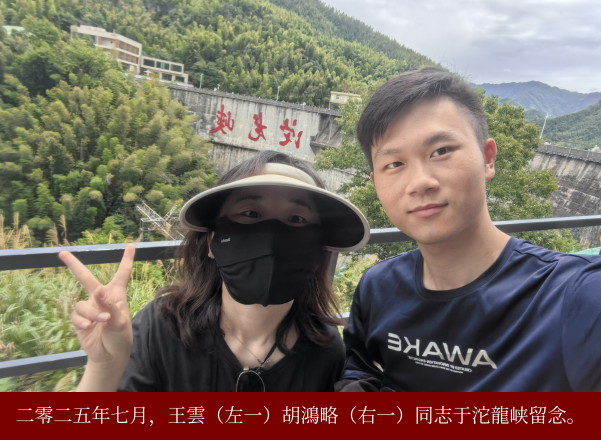
#> input picture 沱龙峡留念.png, 1202 x 880 px (shown at 1/2 size)
$ python age_memorial_photo.py
#> lines starting #> are read from the running program, lines starting #| are printed output that depends on the picture
"""Apply vintage aging effects to the memorial photo."""

from __future__ import annotations

import random
from pathlib import Path

import numpy as np
from PIL import Image, ImageDraw, ImageEnhance, ImageFilter

BASE_DIR = Path(__file__).resolve().parent.parent
INPUT_PATH = BASE_DIR / "沱龙峡留念.png"
OUTPUT_PATH = BASE_DIR / "沱龙峡留念.png"
SEED = 202507


def _sepia_tone(arr: np.ndarray) -> np.ndarray:
    r, g, b = arr[..., 0], arr[..., 1], arr[..., 2]
    out = np.stack(
        [
            r * 0.393 + g * 0.769 + b * 0.189,
            r * 0.349 + g * 0.686 + b * 0.168,
            r * 0.272 + g * 0.534 + b * 0.131,
        ],
        axis=-1,
    )
    return np.clip(out, 0, 255)


def _vignette(arr: np.ndarray, strength: float = 0.42) -> np.ndarray:
    h, w = arr.shape[:2]
    y, x = np.ogrid[:h, :w]
    cy, cx = (h - 1) / 2.0, (w - 1) / 2.0
    max_dist = np.sqrt(cy**2 + cx**2)
    dist = np.sqrt((y - cy) ** 2 + (x - cx) ** 2) / max_dist
    mask = 1.0 - strength * (dist**1.8)
    return np.clip(arr * mask[..., None], 0, 255)


def _add_grain(arr: np.ndarray, amount: float = 14.0) -> np.ndarray:
    noise = np.random.normal(0, amount, arr.shape)
    return np.clip(arr + noise, 0, 255)


def _add_warm_fade(arr: np.ndarray) -> np.ndarray:
    h, w = arr.shape[:2]
    gradient = np.linspace(1.0, 0.92, h)[:, None]
    warm = np.array([18.0, 10.0, -8.0], dtype=np.float32)
    faded = arr * 0.88 + warm
    faded *= gradient[..., None]
    return np.clip(faded, 0, 255)


def _add_spots(draw: ImageDraw.ImageDraw, width: int, height: int, rng: random.Random) -> None:
    for _ in range(28):
        x = rng.randint(0, width - 1)
        y = rng.randint(0, height - 1)
        radius = rng.randint(2, 9)
        alpha = rng.randint(18, 45)
        color = (120, 90, 45, alpha)
        draw.ellipse((x - radius, y - radius, x + radius, y + radius), fill=color)


def _add_scratches(draw: ImageDraw.ImageDraw, width: int, height: int, rng: random.Random) -> None:
    for _ in range(16):
        x1 = rng.randint(0, width - 1)
        y1 = rng.randint(0, height - 1)
        length = rng.randint(40, 220)
        angle = rng.uniform(-0.4, 0.4)
        x2 = int(x1 + length * np.cos(angle))
        y2 = int(y1 + length * np.sin(angle))
        alpha = rng.randint(25, 70)
        draw.line((x1, y1, x2, y2), fill=(220, 210, 180, alpha), width=1)


def _add_crease_overlay(overlay: Image.Image, width: int, height: int) -> None:
    draw = ImageDraw.Draw(overlay, "RGBA")
    draw.line((width * 0.18, 0, width * 0.22, height), fill=(90, 70, 40, 22), width=2)
    draw.line((width * 0.78, 0, width * 0.74, height), fill=(90, 70, 40, 18), width=1)


def apply_aging(input_path: Path, output_path: Path) -> None:
    rng = random.Random(SEED)
    np.random.seed(SEED)

    img = Image.open(input_path).convert("RGB")
#> img is the input picture: PIL image 1202x880 RGB; mean R, G, B 120.1, 106.9, 96.5
    width, height = img.size
#> width = 1202; height = 880

    arr = np.array(img, dtype=np.float32)
    arr = arr * 0.96 + 8.0
    arr = _sepia_tone(arr)
#> in _sepia_tone, `r, g, b = arr[..., 0], arr[..., 1], arr[..., 2]`:
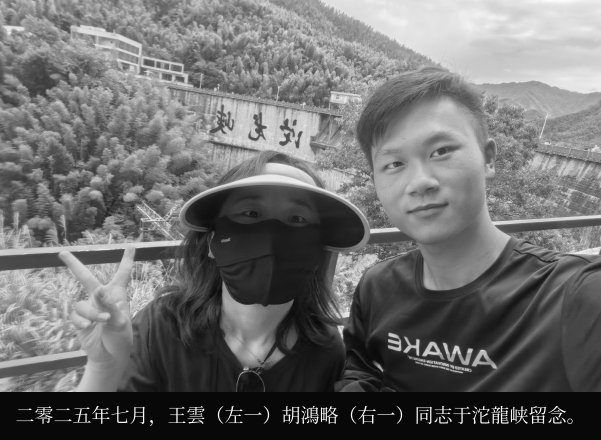
#> g: shape (880, 1202) float32 (shown at 1/2 size); min 8, max 252.8, mean 110.6
#> in _sepia_tone, `r, g, b = arr[..., 0], arr[..., 1], arr[..., 2]`:
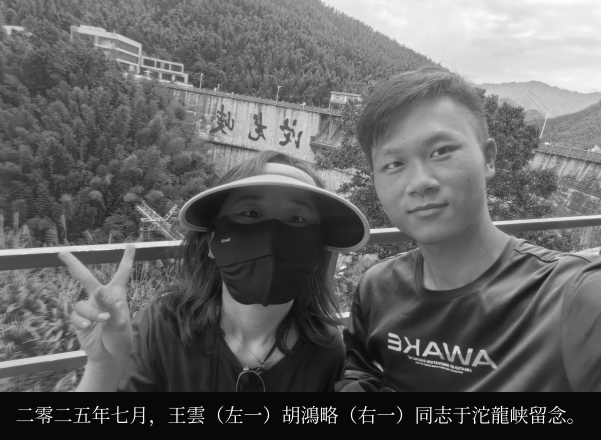
#> b: shape (880, 1202) float32 (shown at 1/2 size); min 8, max 252.8, mean 100.7
#> in _sepia_tone, `out = np.stack( [ r * 0.393 + g * 0.769 + b * 0.189, r * 0.349 + g * 0..`:
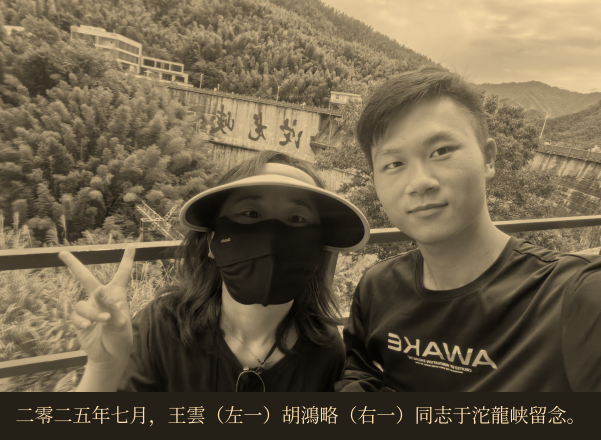
#> out: shape (880, 1202, 3) float32 (shown at 1/2 size); mean of channels 0, 1, 2 153.2, 135.6, 105.8; drawn with min black and max white
#> in _sepia_tone, `return np.clip(out, 0, 255)`:
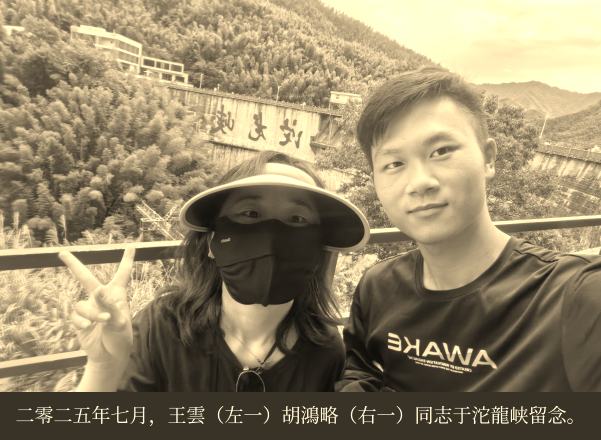
#> returned value: shape (880, 1202, 3) float32 (shown at 1/2 size); mean of channels 0, 1, 2 149.1, 134.6, 105.8; drawn as R, G, B
    arr = arr * 0.82 + np.array([34.0, 24.0, 8.0], dtype=np.float32)
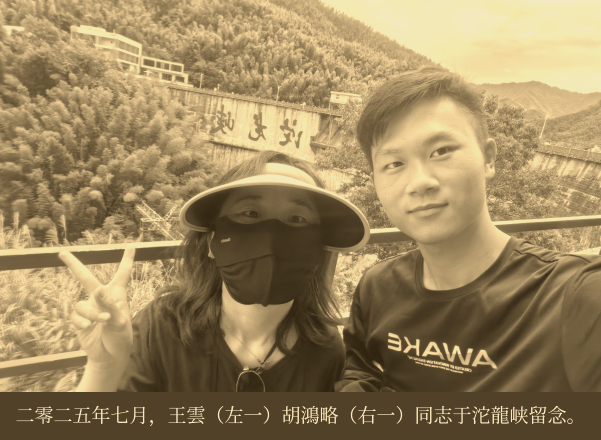
#> arr: shape (880, 1202, 3) float32 (shown at 1/2 size); mean R, G, B 155.5, 134.4, 94.7
    arr = _add_warm_fade(arr)
#> in _add_warm_fade, `faded = arr * 0.88 + warm`:
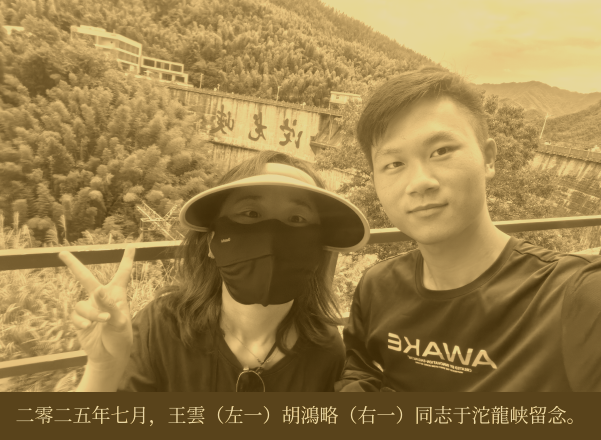
#> faded: shape (880, 1202, 3) float32 (shown at 1/2 size); mean R, G, B 155.5, 128.1, 75
    arr = _vignette(arr, strength=0.38)
#> in _vignette, `return np.clip(arr * mask[..., None], 0, 255)`:
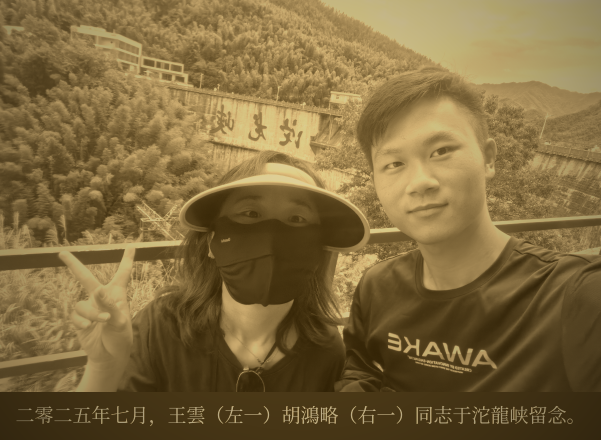
#> returned value: shape (880, 1202, 3) float64 (shown at 1/2 size); mean of channels 0, 1, 2 128.3, 106.3, 62.4; drawn as R, G, B
    arr = _add_grain(arr, amount=11.0)

    aged = Image.fromarray(arr.astype(np.uint8))
    aged = aged.filter(ImageFilter.GaussianBlur(radius=0.45))
    aged = ImageEnhance.Sharpness(aged).enhance(0.82)
    aged = ImageEnhance.Contrast(aged).enhance(0.9)
    aged = ImageEnhance.Brightness(aged).enhance(0.97)

    overlay = Image.new("RGBA", (width, height), (0, 0, 0, 0))
#> overlay: PIL image 1202x880 RGBA; every value is 0
    draw = ImageDraw.Draw(overlay, "RGBA")
    _add_spots(draw, width, height, rng)
    _add_scratches(draw, width, height, rng)
    _add_crease_overlay(overlay, width, height)

    result = Image.alpha_composite(aged.convert("RGBA"), overlay).convert("RGB")
    result.save(output_path, quality=95)


if __name__ == "__main__":
    apply_aging(INPUT_PATH, OUTPUT_PATH)
    print(f"Aged photo saved to: {OUTPUT_PATH}")
